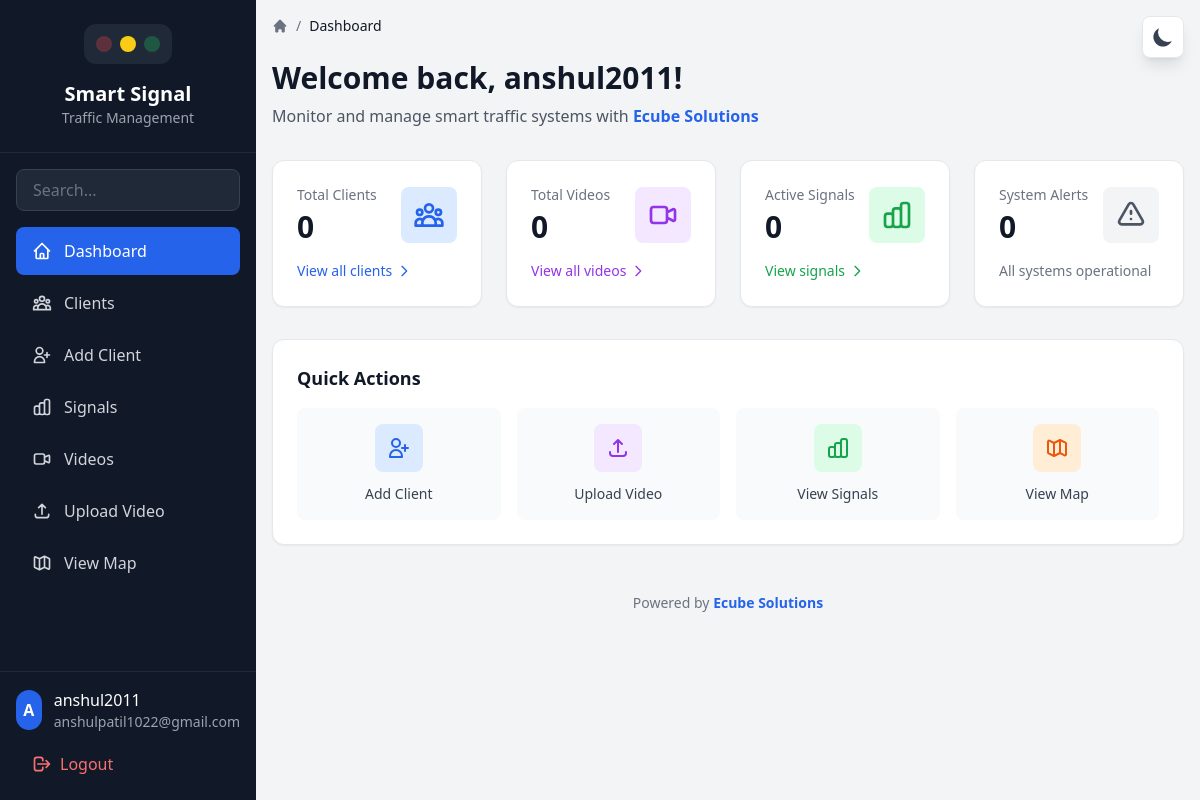
The app's page / (signed in) with its own data.
### core/models.py (models this page shows)
class User(AbstractUser):
    is_admin = models.BooleanField(default=False)

### core/views.py (the view)
# urls.py: path('', views.home, name='home'),
@login_required
def home(request):
    return render(request, 'home.html')

### core/templates/home.html (shortened to what this page needs)
{% extends "base.html" %}
{% load static %}
{% block breadcrumb %}Dashboard{% endblock %}
{% block content %}
<div class="mb-8">
  <h1 class="text-3xl font-bold text-gray-900 dark:text-white mb-2">
    Welcome back, {{ request.user.username|default:"Admin" }}!
  </h1>
  <p class="text-gray-600 dark:text-gray-400">
    Monitor and manage smart traffic systems with <span class="text-blue-600 dark:text-blue-400 font-semibold">Ecube Solutions</span>
  </p>
</div>
<div class="grid grid-cols-1 md:grid-cols-2 lg:grid-cols-4 gap-6 mb-8">
  <div class="bg-white dark:bg-gray-800 rounded-xl shadow-sm border border-gray-200 dark:border-gray-700 p-6 hover:shadow-md transition">
    <div class="flex items-center justify-between">
      <div>
        <p class="text-sm font-medium text-gray-500 dark:text-gray-400">Total Clients</p>
        <p class="text-3xl font-bold text-gray-900 dark:text-white mt-1">{{ total_clients|default:"0" }}</p>
      </div>
      <div class="p-3 bg-blue-100 dark:bg-blue-900/30 rounded-lg">
      </div>
    </div>
    <a href="{% url 'list_clients' %}" class="mt-4 inline-flex items-center text-sm text-blue-600 dark:text-blue-400 hover:underline">
      View all clients
      <svg class="w-4 h-4 ml-1" fill="none" stroke="currentColor" viewBox="0 0 24 24"><path stroke-linecap="round" stroke-linejoin="round" stroke-width="2" d="M9 5l7 7-7 7"/></svg>
    </a>
  </div>
  <div class="bg-white dark:bg-gray-800 rounded-xl shadow-sm border border-gray-200 dark:border-gray-700 p-6 hover:shadow-md transition">
    <div class="flex items-center justify-between">
      <div>
        <p class="text-sm font-medium text-gray-500 dark:text-gray-400">Total Videos</p>
        <p class="text-3xl font-bold text-gray-900 dark:text-white mt-1">{{ total_videos|default:"0" }}</p>
      </div>
      <div class="p-3 bg-purple-100 dark:bg-purple-900/30 rounded-lg">
      </div>
    </div>
    <a href="{% url 'list_videos' %}" class="mt-4 inline-flex items-center text-sm text-purple-600 dark:text-purple-400 hover:underline">
      View all videos
      <svg class="w-4 h-4 ml-1" fill="none" stroke="currentColor" viewBox="0 0 24 24"><path stroke-linecap="round" stroke-linejoin="round" stroke-width="2" d="M9 5l7 7-7 7"/></svg>
    </a>
  </div>
  <div class="bg-white dark:bg-gray-800 rounded-xl shadow-sm border border-gray-200 dark:border-gray-700 p-6 hover:shadow-md transition">
    <div class="flex items-center justify-between">
      <div>
        <p class="text-sm font-medium text-gray-500 dark:text-gray-400">Active Signals</p>
        <p class="text-3xl font-bold text-gray-900 dark:text-white mt-1">{{ active_signals|default:"0" }}</p>
      </div>
      <div class="p-3 bg-green-100 dark:bg-green-900/30 rounded-lg">
      </div>
    </div>
    <a href="{% url 'show_signals' %}" class="mt-4 inline-flex items-center text-sm text-green-600 dark:text-green-400 hover:underline">
      View signals
      <svg class="w-4 h-4 ml-1" fill="none" stroke="currentColor" viewBox="0 0 24 24"><path stroke-linecap="round" stroke-linejoin="round" stroke-width="2" d="M9 5l7 7-7 7"/></svg>
    </a>
  </div>
  <div class="bg-white dark:bg-gray-800 rounded-xl shadow-sm border border-gray-200 dark:border-gray-700 p-6 hover:shadow-md transition">
    <div class="flex items-center justify-between">
      <div>
        <p class="text-sm font-medium text-gray-500 dark:text-gray-400">System Alerts</p>
        <p class="text-3xl font-bold {% if alert_count %}text-red-600 dark:text-red-400{% else %}text-gray-900 dark:text-white{% endif %} mt-1">{{ alert_count|default:"0" }}</p>
      </div>
      <div class="p-3 {% if alert_count %}bg-red-100 dark:bg-red-900/30{% else %}bg-gray-100 dark:bg-gray-700{% endif %} rounded-lg">
        <svg class="w-8 h-8 {% if alert_count %}text-red-600 dark:text-red-400{% else %}text-gray-600 dark:text-gray-400{% endif %}" fill="none" stroke="currentColor" viewBox="0 0 24 24">
          <path stroke-linecap="round" stroke-linejoin="round" stroke-width="2" d="M12 9v2m0 4h.01m-6.938 4h13.856c1.54 0 2.502-1.667 1.732-3L13.732 4c-.77-1.333-2.694-1.333-3.464 0L3.34 16c-.77 1.333.192 3 1.732 3z"/>
        </svg>
      </div>
    </div>
    <p class="mt-4 text-sm text-gray-500 dark:text-gray-400">
      {% if alert_count %}{{ alert_count }} alert(s) need attention{% else %}All systems operational{% endif %}
    </p>
  </div>
</div>
<div class="bg-white dark:bg-gray-800 rounded-xl shadow-sm border border-gray-200 dark:border-gray-700 p-6 mb-8">
  <h2 class="text-lg font-semibold text-gray-900 dark:text-white mb-4">Quick Actions</h2>
  <div class="grid grid-cols-2 md:grid-cols-4 gap-4">
    <a href="{% url 'add_client' %}" class="flex flex-col items-center p-4 bg-gray-50 dark:bg-gray-700/50 rounded-lg hover:bg-blue-50 dark:hover:bg-blue-900/20 transition group">
      <div class="p-3 bg-blue-100 dark:bg-blue-900/30 rounded-lg mb-3 group-hover:scale-110 transition">
        <svg class="w-6 h-6 text-blue-600 dark:text-blue-400" fill="none" stroke="currentColor" viewBox="0 0 24 24">
          <path stroke-linecap="round" stroke-linejoin="round" stroke-width="2" d="M18 9v3m0 0v3m0-3h3m-3 0h-3m-2-5a4 4 0 11-8 0 4 4 0 018 0zM3 20a6 6 0 0112 0v1H3v-1z"/>
        </svg>
      </div>
      <span class="text-sm font-medium text-gray-700 dark:text-gray-300">Add Client</span>
    </a>
    <a href="{% url 'upload_video' %}" class="flex flex-col items-center p-4 bg-gray-50 dark:bg-gray-700/50 rounded-lg hover:bg-purple-50 dark:hover:bg-purple-900/20 transition group">
      <div class="p-3 bg-purple-100 dark:bg-purple-900/30 rounded-lg mb-3 group-hover:scale-110 transition">
        <svg class="w-6 h-6 text-purple-600 dark:text-purple-400" fill="none" stroke="currentColor" viewBox="0 0 24 24">
          <path stroke-linecap="round" stroke-linejoin="round" stroke-width="2" d="M4 16v1a3 3 0 003 3h10a3 3 0 003-3v-1m-4-8l-4-4m0 0L8 8m4-4v12"/>
        </svg>
      </div>
      <span class="text-sm font-medium text-gray-700 dark:text-gray-300">Upload Video</span>
    </a>
    <a href="{% url 'show_signals' %}" class="flex flex-col items-center p-4 bg-gray-50 dark:bg-gray-700/50 rounded-lg hover:bg-green-50 dark:hover:bg-green-900/20 transition group">
      <div class="p-3 bg-green-100 dark:bg-green-900/30 rounded-lg mb-3 group-hover:scale-110 transition">
      </div>
      <span class="text-sm font-medium text-gray-700 dark:text-gray-300">View Signals</span>
    </a>
    <a href="{% url 'show_map' %}" class="flex flex-col items-center p-4 bg-gray-50 dark:bg-gray-700/50 rounded-lg hover:bg-orange-50 dark:hover:bg-orange-900/20 transition group">
      <div class="p-3 bg-orange-100 dark:bg-orange-900/30 rounded-lg mb-3 group-hover:scale-110 transition">
      </div>
      <span class="text-sm font-medium text-gray-700 dark:text-gray-300">View Map</span>
    </a>
  </div>
</div>
<div class="text-center text-sm text-gray-500 dark:text-gray-400 py-4">
  Powered by <span class="text-blue-600 dark:text-blue-400 font-semibold">Ecube Solutions</span>
</div>
{% endblock %}

### core/templates/base.html (shortened to what this page needs)
{% load static %}
<!DOCTYPE html>
<html lang="en" class="h-full">
<head>
  <script src="https://cdn.tailwindcss.com"></script>
</head>
<body class="h-full bg-gray-100 dark:bg-gray-900 text-gray-900 dark:text-gray-100 transition-colors duration-300">
  <div class="fixed top-4 right-4 z-50">
    <button id="themeToggle" class="p-2 rounded-lg bg-white dark:bg-gray-800 shadow-lg border border-gray-200 dark:border-gray-700 hover:bg-gray-50 dark:hover:bg-gray-700 transition">
      <svg id="moonIcon" class="w-6 h-6 text-gray-700 dark:text-gray-300" fill="currentColor" viewBox="0 0 20 20">
        <path d="M17.293 13.293A8 8 0 016.707 2.707a8.001 8.001 0 1010.586 10.586z"/>
      </svg>
    </button>
  </div>
  <aside id="sidebar" class="fixed inset-y-0 left-0 z-40 w-64 bg-gray-900 dark:bg-gray-950 transform -translate-x-full lg:translate-x-0 transition-transform duration-300 ease-in-out">
    <div class="flex flex-col h-full">
      <div class="p-6 border-b border-gray-800">
        <div class="flex items-center justify-center mb-4">
          <div class="traffic-light flex gap-2 bg-gray-800 p-3 rounded-xl">
            <div class="light w-4 h-4 rounded-full bg-red-500"></div>
            <div class="light w-4 h-4 rounded-full bg-yellow-400"></div>
            <div class="light w-4 h-4 rounded-full bg-green-500"></div>
          </div>
        </div>
        <h1 class="text-xl font-bold text-white text-center">Smart Signal</h1>
        <p class="text-gray-400 text-sm text-center">Traffic Management</p>
      </div>
      <div class="p-4">
        <input type="text" id="sidebarSearch" placeholder="Search..."
          class="w-full px-4 py-2 bg-gray-800 border border-gray-700 rounded-lg text-gray-200 placeholder-gray-500 focus:outline-none focus:ring-2 focus:ring-blue-500 focus:border-transparent">
      </div>
      <nav class="flex-1 px-4 pb-4 overflow-y-auto">
        <ul class="space-y-1">
          <li>
            <a href="{% url 'home' %}" class="nav-link flex items-center gap-3 px-4 py-3 rounded-lg text-gray-300 hover:bg-gray-800 hover:text-white transition {% if request.path == '/' %}bg-blue-600 text-white{% endif %}">
              <svg class="w-5 h-5" fill="none" stroke="currentColor" viewBox="0 0 24 24"><path stroke-linecap="round" stroke-linejoin="round" stroke-width="2" d="M3 12l2-2m0 0l7-7 7 7M5 10v10a1 1 0 001 1h3m10-11l2 2m-2-2v10a1 1 0 01-1 1h-3m-6 0a1 1 0 001-1v-4a1 1 0 011-1h2a1 1 0 011 1v4a1 1 0 001 1m-6 0h6"/></svg>
              Dashboard
            </a>
          </li>
          <li>
            <a href="{% url 'list_clients' %}" class="nav-link flex items-center gap-3 px-4 py-3 rounded-lg text-gray-300 hover:bg-gray-800 hover:text-white transition {% if 'clients' in request.path %}bg-blue-600 text-white{% endif %}">
              Clients
            </a>
          </li>
          <li>
            <a href="{% url 'add_client' %}" class="nav-link flex items-center gap-3 px-4 py-3 rounded-lg text-gray-300 hover:bg-gray-800 hover:text-white transition {% if 'add-client' in request.path %}bg-blue-600 text-white{% endif %}">
              <svg class="w-5 h-5" fill="none" stroke="currentColor" viewBox="0 0 24 24"><path stroke-linecap="round" stroke-linejoin="round" stroke-width="2" d="M18 9v3m0 0v3m0-3h3m-3 0h-3m-2-5a4 4 0 11-8 0 4 4 0 018 0zM3 20a6 6 0 0112 0v1H3v-1z"/></svg>
              Add Client
            </a>
          </li>
          <li>
            <a href="{% url 'show_signals' %}" class="nav-link flex items-center gap-3 px-4 py-3 rounded-lg text-gray-300 hover:bg-gray-800 hover:text-white transition {% if 'signals' in request.path %}bg-blue-600 text-white{% endif %}">
              Signals
            </a>
          </li>
          <li>
            <a href="{% url 'list_videos' %}" class="nav-link flex items-center gap-3 px-4 py-3 rounded-lg text-gray-300 hover:bg-gray-800 hover:text-white transition ">
              <svg class="w-5 h-5" fill="none" stroke="currentColor" viewBox="0 0 24 24"><path stroke-linecap="round" stroke-linejoin="round" stroke-width="2" d="M15 10l4.553-2.276A1 1 0 0121 8.618v6.764a1 1 0 01-1.447.894L15 14M5 18h8a2 2 0 002-2V8a2 2 0 00-2-2H5a2 2 0 00-2 2v8a2 2 0 002 2z"/></svg>
              Videos
            </a>
          </li>
          <li>
            <a href="{% url 'upload_video' %}" class="nav-link flex items-center gap-3 px-4 py-3 rounded-lg text-gray-300 hover:bg-gray-800 hover:text-white transition {% if 'upload' in request.path %}bg-blue-600 text-white{% endif %}">
              <svg class="w-5 h-5" fill="none" stroke="currentColor" viewBox="0 0 24 24"><path stroke-linecap="round" stroke-linejoin="round" stroke-width="2" d="M4 16v1a3 3 0 003 3h10a3 3 0 003-3v-1m-4-8l-4-4m0 0L8 8m4-4v12"/></svg>
              Upload Video
            </a>
          </li>
          <li>
            <a href="{% url 'show_map' %}" class="nav-link flex items-center gap-3 px-4 py-3 rounded-lg text-gray-300 hover:bg-gray-800 hover:text-white transition {% if 'map' in request.path %}bg-blue-600 text-white{% endif %}">
              <svg class="w-5 h-5" fill="none" stroke="currentColor" viewBox="0 0 24 24"><path stroke-linecap="round" stroke-linejoin="round" stroke-width="2" d="M9 20l-5.447-2.724A1 1 0 013 16.382V5.618a1 1 0 011.447-.894L9 7m0 13l6-3m-6 3V7m6 10l4.553 2.276A1 1 0 0021 18.382V7.618a1 1 0 00-.553-.894L15 4m0 13V4m0 0L9 7"/></svg>
              View Map
            </a>
          </li>
        </ul>
      </nav>
      <div class="p-4 border-t border-gray-800">
        {% if user.is_authenticated %}
        <div class="flex items-center gap-3 mb-3">
          <div class="w-10 h-10 rounded-full bg-blue-600 flex items-center justify-center text-white font-semibold">
            {{ user.username|slice:":1"|upper }}
          </div>
          <div>
            <p class="text-white font-medium">{{ user.username }}</p>
            <p class="text-gray-400 text-sm">{{ user.email|default:"User" }}</p>
          </div>
        </div>
        <form method="post" action="{% url 'logout' %}" class="m-0">
          <button type="submit" class="flex items-center gap-2 px-4 py-2 text-red-400 hover:bg-gray-800 rounded-lg transition w-full">
            <svg class="w-5 h-5" fill="none" stroke="currentColor" viewBox="0 0 24 24"><path stroke-linecap="round" stroke-linejoin="round" stroke-width="2" d="M17 16l4-4m0 0l-4-4m4 4H7m6 4v1a3 3 0 01-3 3H6a3 3 0 01-3-3V7a3 3 0 013-3h4a3 3 0 013 3v1"/></svg>
            Logout
          </button>
        </form>
        {% endif %}
      </div>
    </div>
  </aside>
  <main class="lg:ml-64 min-h-screen">
    <div class="p-4 pt-16 lg:pt-4">
      <nav class="mb-6">
        <ol class="flex items-center gap-2 text-sm text-gray-500 dark:text-gray-400">
          <li>
            <a href="{% url 'home' %}" class="hover:text-blue-600 dark:hover:text-blue-400 transition">
              <svg class="w-4 h-4" fill="currentColor" viewBox="0 0 20 20"><path d="M10.707 2.293a1 1 0 00-1.414 0l-7 7a1 1 0 001.414 1.414L4 10.414V17a1 1 0 001 1h2a1 1 0 001-1v-2a1 1 0 011-1h2a1 1 0 011 1v2a1 1 0 001 1h2a1 1 0 001-1v-6.586l.293.293a1 1 0 001.414-1.414l-7-7z"/></svg>
            </a>
          </li>
          <li><span>/</span></li>
          <li class="text-gray-900 dark:text-gray-100 font-medium">{% block breadcrumb %}Dashboard{% endblock %}</li>
        </ol>
      </nav>
      <div class="max-w-7xl mx-auto">
        {% block content %}{% endblock %}
      </div>
    </div>
  </main>
</body>
</html>

### core/templates/base.html (style rules this page uses)
.traffic-light .light { opacity: 0.3; transition: opacity 0.3s; }
.traffic-light .light.active { opacity: 1; }

### records on screen
User: username "A", username "anshul2011", email "anshulpatil1022@gmail.com", user.username "anshul2011"

### other values on screen
{{ total_clients|default:"0" }} "0"
{{ total_videos|default:"0" }} "0"
{{ active_signals|default:"0" }} "0"
{{ alert_count|default:"0" }} "0"
